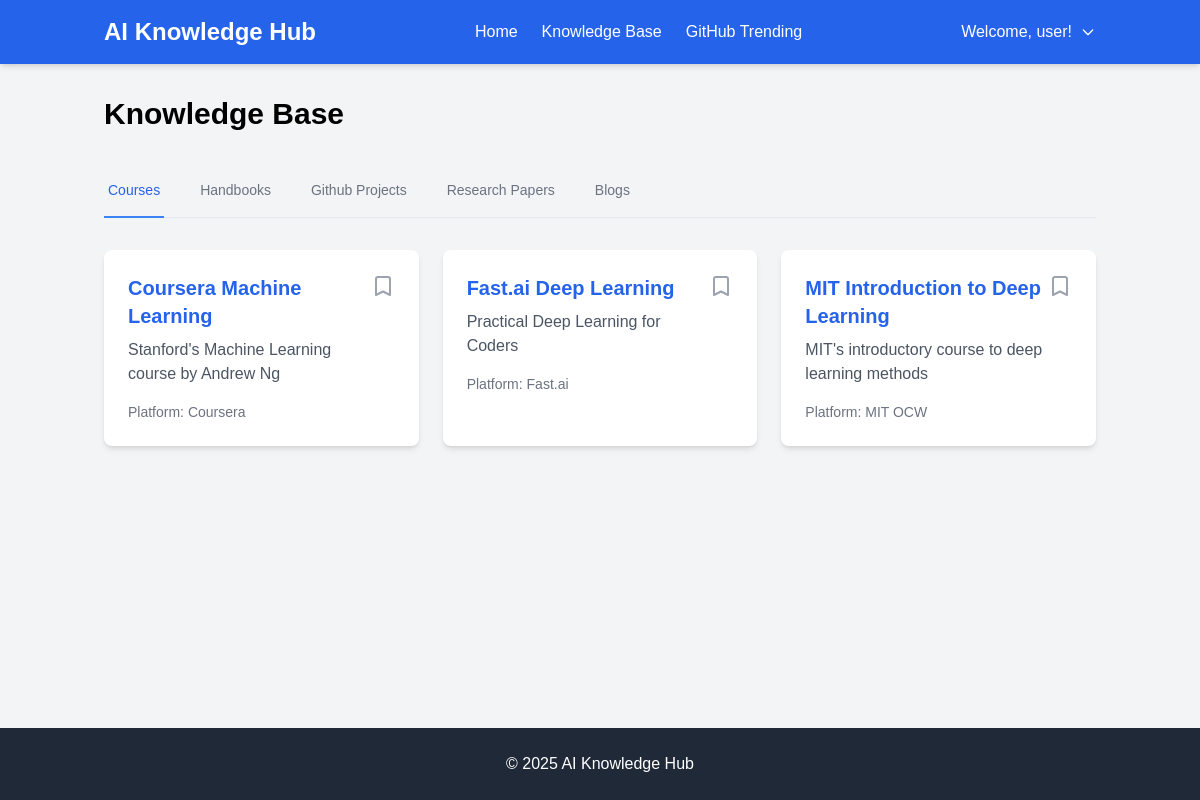
The page /knowledge-base (signed in) on the database its author committed.
### models.py (models this page shows, shortened)
class User(UserMixin, db.Model):
    id = db.Column(db.Integer, primary_key=True)
    username = db.Column(db.String(80), unique=True, nullable=False)
    email = db.Column(db.String(120), unique=True, nullable=False)
    password_hash = db.Column(db.String(128))
    is_admin = db.Column(db.Boolean, default=False)
    created_at = db.Column(db.DateTime, default=datetime.utcnow)
    bookmarks = db.relationship('Bookmark', backref='user', lazy=True)

class Course(db.Model):
    id = db.Column(db.Integer, primary_key=True)
    title = db.Column(db.String(200), nullable=False)
    url = db.Column(db.String(500), nullable=False)
    platform = db.Column(db.String(100))
    description = db.Column(db.Text)
    created_at = db.Column(db.DateTime, default=datetime.utcnow)

### app.py (the view)
@app.route('/knowledge-base')
@login_required
def knowledge_base():
    active_tab = request.args.get('tab', 'courses')
    categories = {
        "courses": Course.query.all(),
        "handbooks": Handbook.query.all(),
        "github_projects": GitHubProject.query.all(),
        "research_papers": ResearchPaper.query.all(),
        "blogs": Blog.query.all()
    }
    bookmarks = Bookmark.query.filter_by(
        user_id=current_user.id,
        resource_type=active_tab
    ).all()
    bookmarked_ids = [bookmark.resource_id for bookmark in bookmarks]
    return render_template('knowledge_base.html',
                         categories=categories,
                         active_tab=active_tab,
                         bookmarked_ids=bookmarked_ids)

### app.py (called while the page is built)
@login_manager.user_loader
def load_user(user_id):
    return User.query.get(int(user_id))

def login_required(f):
    @wraps(f)
    def decorated_function(*args, **kwargs):
        if 'user_id' not in session:
            return redirect(url_for('login'))
        return f(*args, **kwargs)
    return decorated_function

### templates/knowledge_base.html (shortened to what this page needs)
{% extends "base.html" %}
{% block content %}
<div class="max-w-7xl mx-auto">
    <h1 class="text-3xl font-bold mb-8">Knowledge Base</h1>
    <div class="border-b border-gray-200 mb-8">
        <nav class="-mb-px flex space-x-8">
            {% for tab in ['courses', 'handbooks', 'github_projects', 'research_papers', 'blogs'] %}
            <a href="{{ url_for('knowledge_base', tab=tab) }}"
               class="{% if active_tab == tab %}border-blue-500 text-blue-600{% else %}border-transparent text-gray-500 hover:text-gray-700 hover:border-gray-300{% endif %} whitespace-nowrap py-4 px-1 border-b-2 font-medium text-sm">
                {{ tab.replace('_', ' ').title() }}
            </a>
            {% endfor %}
        </nav>
    </div>
    <div class="grid grid-cols-1 md:grid-cols-2 lg:grid-cols-3 gap-6">
        {% for resource in categories[active_tab] %}
        <div class="bg-white rounded-lg shadow-md p-6">
            <div class="flex justify-between items-start">
                <div>
                    <h2 class="text-xl font-semibold mb-2">
                        <a href="{{ resource.url }}" target="_blank" class="text-blue-600 hover:text-blue-800">
                            {{ resource.title }}
                        </a>
                    </h2>
                    <p class="text-gray-600 mb-4">{{ resource.description }}</p>
                    {% if resource.platform %}
                    <p class="text-sm text-gray-500">Platform: {{ resource.platform }}</p>
                    {% endif %}
                </div>
                {% set is_bookmarked = resource.id in bookmarked_ids %}
                <form action="{{ url_for('add_bookmark' if not is_bookmarked else 'remove_bookmark', resource_type=active_tab, resource_id=resource.id) }}" method="POST">
                    <button type="submit" class="text-{{ 'blue-600' if is_bookmarked else 'gray-400' }} hover:text-blue-600">
                        <svg class="w-6 h-6" fill="{{ 'currentColor' if is_bookmarked else 'none' }}" stroke="currentColor" viewBox="0 0 24 24">
                            <path stroke-linecap="round" stroke-linejoin="round" stroke-width="2" d="M5 5a2 2 0 012-2h10a2 2 0 012 2v16l-7-3.5L5 21V5z"></path>
                        </svg>
                    </button>
                </form>
            </div>
        </div>
        {% endfor %}
    </div>
</div>
{% endblock %}

### templates/base.html (shortened to what this page needs)
<!DOCTYPE html>
<html lang="en">
<head>
    <script src="https://cdn.tailwindcss.com"></script>
</head>
<body class="bg-gray-100 min-h-screen flex flex-col">
    <header class="bg-blue-600 text-white shadow-md">
        <div class="container mx-auto px-4 py-4">
            <div class="flex justify-between items-center">
                <h1 class="text-2xl font-bold">AI Knowledge Hub</h1>
                <nav>
                    <ul class="flex space-x-6">
                        {% if current_user.is_authenticated %}
                        <li><a href="{{ url_for('index') }}" class="hover:text-blue-200 transition-colors">Home</a></li>
                        <li><a href="{{ url_for('knowledge_base') }}" class="hover:text-blue-200 transition-colors">Knowledge Base</a></li>
                        <li><a href="{{ url_for('github_trending') }}" class="hover:text-blue-200 transition-colors">GitHub Trending</a></li>
                        {% else %}
                        <li><a href="{{ url_for('login') }}" class="hover:text-blue-200 transition-colors">Login</a></li>
                        <li><a href="{{ url_for('register') }}" class="hover:text-blue-200 transition-colors">Register</a></li>
                        {% endif %}
                    </ul>
                </nav>
                <div class="relative">
                    {% if current_user.is_authenticated %}
                        <button id="userMenuButton" class="flex items-center space-x-2 hover:text-blue-200 transition-colors">
                            <span>Welcome, {{ current_user.username }}!</span>
                            <svg class="w-4 h-4" fill="none" stroke="currentColor" viewBox="0 0 24 24">
                                <path stroke-linecap="round" stroke-linejoin="round" stroke-width="2" d="M19 9l-7 7-7-7"></path>
                            </svg>
                        </button>
                    {% endif %}
                </div>
            </div>
        </div>
    </header>
    <main class="container mx-auto px-4 py-8 flex-grow">
        {% block content %}{% endblock %}
    </main>
    <footer class="bg-gray-800 text-white py-6">
        <div class="container mx-auto px-4 text-center">
            <p>&copy; 2025 AI Knowledge Hub</p>
        </div>
    </footer>
</body>
</html>

### templates/base.html (style rules this page uses)
body { font-family: Arial, sans-serif; margin: 0; padding: 0; }

### rows shown on the page
User: username "user"
Course: title "Coursera Machine Learning", description "Stanford's Machine Learning course by Andrew Ng", platform "Coursera"
Course: title "Fast.ai Deep Learning", description "Practical Deep Learning for Coders", platform "Fast.ai"
Course: title "MIT Introduction to Deep Learning", description "MIT's introductory course to deep learning methods", platform "MIT OCW"

### other values the page prints
{{ tab.replace('_', ' ').title() }} "Courses" "Handbooks" "Github Projects" "Research Papers" "Blogs"
